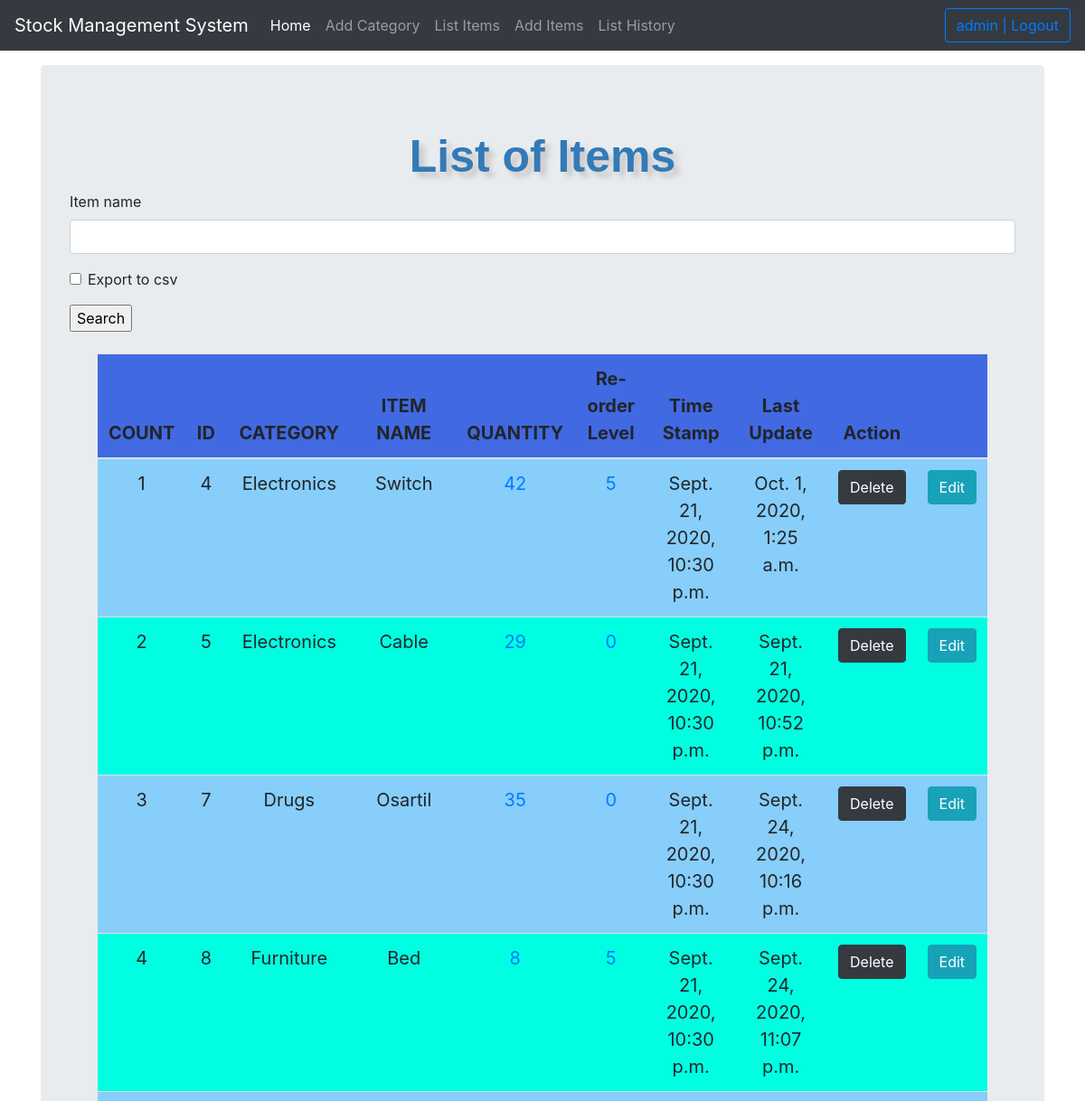
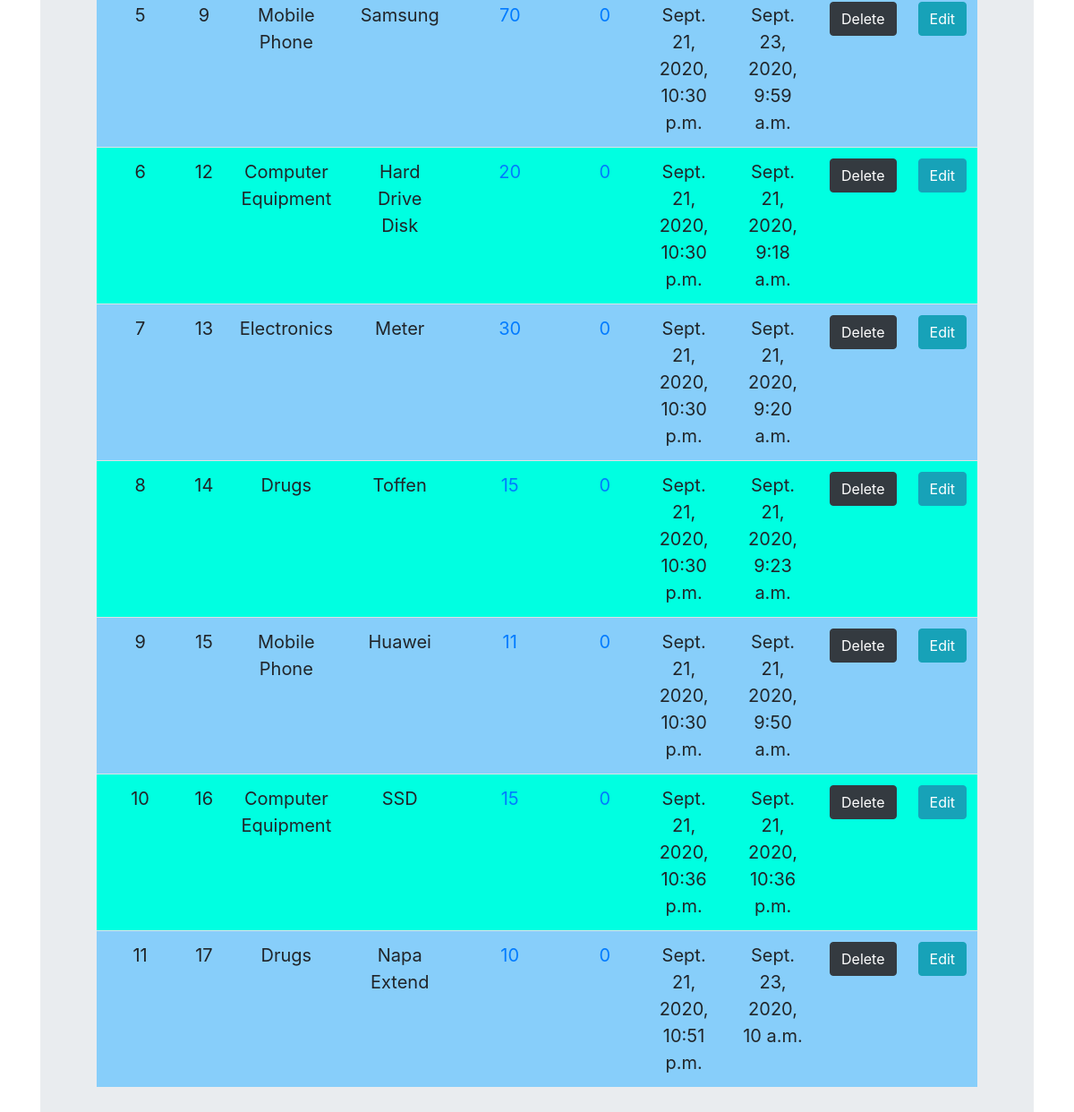
The app's page /list_items/ (signed in) with its own data (2 pictures, top to bottom).
### SMS/models.py (models this page shows, shortened)
class Stock(models.Model):
    category = models.ForeignKey(Category, on_delete=models.CASCADE, blank=True)
    item_name = models.CharField(max_length=50, blank=True, null=True)
    quantity = models.IntegerField(default='0', blank=True, null=True)
    receive_quantity = models.IntegerField(default='0', blank=True, null=True)
    receive_by = models.CharField(max_length=50, blank=True, null=True)
    issue_quantity = models.IntegerField(default='0', blank=True, null=True)
    issue_by = models.CharField(max_length=50, blank=True, null=True)
    issue_to = models.CharField(max_length=50, blank=True, null=True)
    phone_number = models.CharField(max_length=50, blank=True, null=True)
    created_by = models.CharField(max_length=50, blank=True, null=True)
    reorder_level = models.IntegerField(default='0', blank=True, null=True)
    last_updated = models.DateTimeField(auto_now_add=False, auto_now=True)
    timestamp = models.DateTimeField(auto_now_add=True, auto_now=False)

class Category(models.Model):
    name = models.CharField(max_length=50, blank=True, null=True)
    def __str__(self):
        return self.name

### SMS/views.py (the view, shortened to what this page needs)
# urls.py: path('list_items/', views.list_items, name="list_items"),
@login_required
def list_items(request):
    title = 'List of Items'
    form = StockSearchForm(request.POST or None)
    items = Stock.objects.all()
    context = {
        'title': title,
        'items': items,
        'form': form
    }
    return render(request, 'list_item.html', context)

### SMS/forms.py
class StockSearchForm(forms.ModelForm):
    export_to_csv = forms.BooleanField(required=False)
    class Meta:
        model = Stock
        fields = ['item_name']

### templates/list_item.html (shortened to what this page needs)
{% load crispy_forms_filters %}
{% load static %}
{% load crispy_forms_tags %}
<!DOCTYPE html>
<html lang="en">
  <head>
     <link rel="stylesheet" href="https://stackpath.bootstrapcdn.com/bootstrap/4.4.1/css/bootstrap.min.css"
>
      <link rel="stylesheet" href="{% static 'css/style.css' %}">
    <link href="{% static 'css/navbar-top-fixed.css' %}" rel="stylesheet">
  </head>
  <body>
  {% include 'navbar.html' %}
<main role="main" class="container">
  <div class="jumbotron">
    <div class="header">{{ title }}</div>
    <form method='POST' action=''>{% csrf_token %}
        {{form|crispy}}
        <input type="submit" value='Search'/>
</form>
<br>
  <div class="display_table">
    <table class='table'>
        <thead>
          <tr>
             <th style="font-size: 20px;">COUNT</th>
              <th style="font-size: 20px;">ID</th>
             <th style="font-size: 20px;">CATEGORY</th>
             <th style="font-size: 20px;">ITEM NAME</th>
             <th style="font-size: 20px;">QUANTITY</th>
              <th style="font-size: 20px;">Re-order Level</th>
             <th style="font-size: 20px;">Time Stamp</th>
             <th style="font-size: 20px;">Last Update</th>
             <th style="font-size: 20px;">Action</th>
             <th></th>
          </tr>
        </thead>
      {% for item in items %}
          <tr>
            <td style="font-size: 20px;">{{forloop.counter}}</td>
            <td style="font-size: 20px;">{{item.id}}</td>
            <td style="font-size: 20px;">{{item.category}}</td>
            <td style="font-size: 20px;">{{item.item_name}}</td>
            <td style="font-size: 20px;">
                {% if item.quantity <=  item.reorder_level %}
                    <div style="background-color: red;">
                        <a href="{% url 'stock_detail' item.id %}">{{ item.quantity }}</a>
                    </div>
                    {% else %}
                        <a href="{% url 'stock_detail' item.id %}">{{ item.quantity }}</a>
                {% endif %}
            </td>
            <td style="font-size: 20px;"><a href="{% url 'reorder_level' item.id %}">{{item.reorder_level}}</a></td>
            <td style="font-size: 20px;">{{ item.timestamp }}</td>
            <td style="font-size: 20px;">{{ item.last_updated }}</td>
            <td style="font-size: 20px;"><a class="btn btn-dark" href="{% url 'delete_items' item.id %}">Delete</a></td>
            <td style="font-size: 20px;"><a class="btn btn-info" href="{% url 'update_items' item.id %}">Edit</a></td>
          </tr>
      {% endfor %}
    </table>
  </div>
  </div>
</main>
  </body>
</html>

### templates/navbar.html (shortened to what this page needs)
<nav class="navbar navbar-expand-md navbar-dark fixed-top bg-dark">
  <a class="navbar-brand" href="#">Stock Management System</a>
  <div class="collapse navbar-collapse" id="navbarCollapse">
    <ul class="navbar-nav mr-auto">
      <li class="nav-item active">
        <a class="nav-link" href="/">Home <span class="sr-only">(current)</span></a>
      </li>
      {% if request.user.is_authenticated %}
           <li class="nav-item">
                <a class="nav-link" href="{% url 'add_category' %}">Add Category</a>
           </li>
          <li class="nav-item">
            <a class="nav-link" href="{% url 'list_items' %}">List Items</a>
          </li>
          <li class="nav-item">
            <a class="nav-link" href="{% url 'add_items' %}">Add Items</a>
          </li>
          <li class="nav-item">
            <a class="nav-link" href="/list_history">List History</a>
          </li>
      {% endif %}
    </ul>
    <ul class="navbar-nav">
        {% if request.user.is_authenticated %}
        <li><a href="/accounts/logout"><button class="btn btn-outline-primary">{{ user }} | Logout</button></a></li>
        {% else %}
        <li><a class="btn btn-outline-info" href="/accounts/login">Login</a></li>
        {% endif %}
    </ul>
  </div>
</nav>

### SMS/static/css/style.css (style rules this page uses)
.table { font-size: 13px; text-align: center; width: 95%; margin: auto; text-align: center; }
.table tr:nth-child(odd) { background: lightskyblue; }
.table tr:nth-child(even) { background: #00ffe1; }
th { background-color: royalblue; }
.display_table { padding-left: 5px; padding-right: 5px; padding-bottom: 20px; }
.header { font-family: helvetica, sans-serif; color: #337ab7; font-size: 50px; text-align: center; width: 100%; text-shadow: 6px 6px 6px #c9c6c6; display: block; font-weight: bolder; }

### SMS/static/css/navbar-top-fixed.css (style rules this page uses)
body { min-height: 75rem; padding-top: 4.5rem; }

### records on screen
Stock: id "4", category "Electronics", item_name "Switch", quantity "42", reorder_level "5", timestamp "Sept. 21, 2020, 10:30 p.m.", last_updated "Oct. 1, 2020, 1:25 a.m."
Stock: id "5", category "Electronics", item_name "Cable", quantity "29", reorder_level "0", timestamp "Sept. 21, 2020, 10:30 p.m.", last_updated "Sept. 21, 2020, 10:52 p.m."
Stock: id "7", category "Drugs", item_name "Osartil", quantity "35", reorder_level "0", timestamp "Sept. 21, 2020, 10:30 p.m.", last_updated "Sept. 24, 2020, 10:16 p.m."
Stock: id "8", category "Furniture", item_name "Bed", quantity "8", reorder_level "5", timestamp "Sept. 21, 2020, 10:30 p.m.", last_updated "Sept. 24, 2020, 11:07 p.m."
Stock: id "9", category "Mobile Phone", item_name "Samsung", quantity "70", reorder_level "0", timestamp "Sept. 21, 2020, 10:30 p.m.", last_updated "Sept. 23, 2020, 9:59 a.m."
Stock: id "12", category "Computer Equipment", item_name "Hard Drive Disk", quantity "20", reorder_level "0", timestamp "Sept. 21, 2020, 10:30 p.m.", last_updated "Sept. 21, 2020, 9:18 a.m."
Stock: id "13", category "Electronics", item_name "Meter", quantity "30", reorder_level "0", timestamp "Sept. 21, 2020, 10:30 p.m.", last_updated "Sept. 21, 2020, 9:20 a.m."
Stock: id "14", category "Drugs", item_name "Toffen", quantity "15", reorder_level "0", timestamp "Sept. 21, 2020, 10:30 p.m.", last_updated "Sept. 21, 2020, 9:23 a.m."
Stock: id "15", category "Mobile Phone", item_name "Huawei", quantity "11", reorder_level "0", timestamp "Sept. 21, 2020, 10:30 p.m.", last_updated "Sept. 21, 2020, 9:50 a.m."
Stock: id "16", category "Computer Equipment", item_name "SSD", quantity "15", reorder_level "0", timestamp "Sept. 21, 2020, 10:36 p.m.", last_updated "Sept. 21, 2020, 10:36 p.m."
Stock: id "17", category "Drugs", item_name "Napa Extend", quantity "10", reorder_level "0", timestamp "Sept. 21, 2020, 10:51 p.m.", last_updated "Sept. 23, 2020, 10 a.m."

### other values on screen
{{ user }} "admin"
{{ title }} "List of Items"
